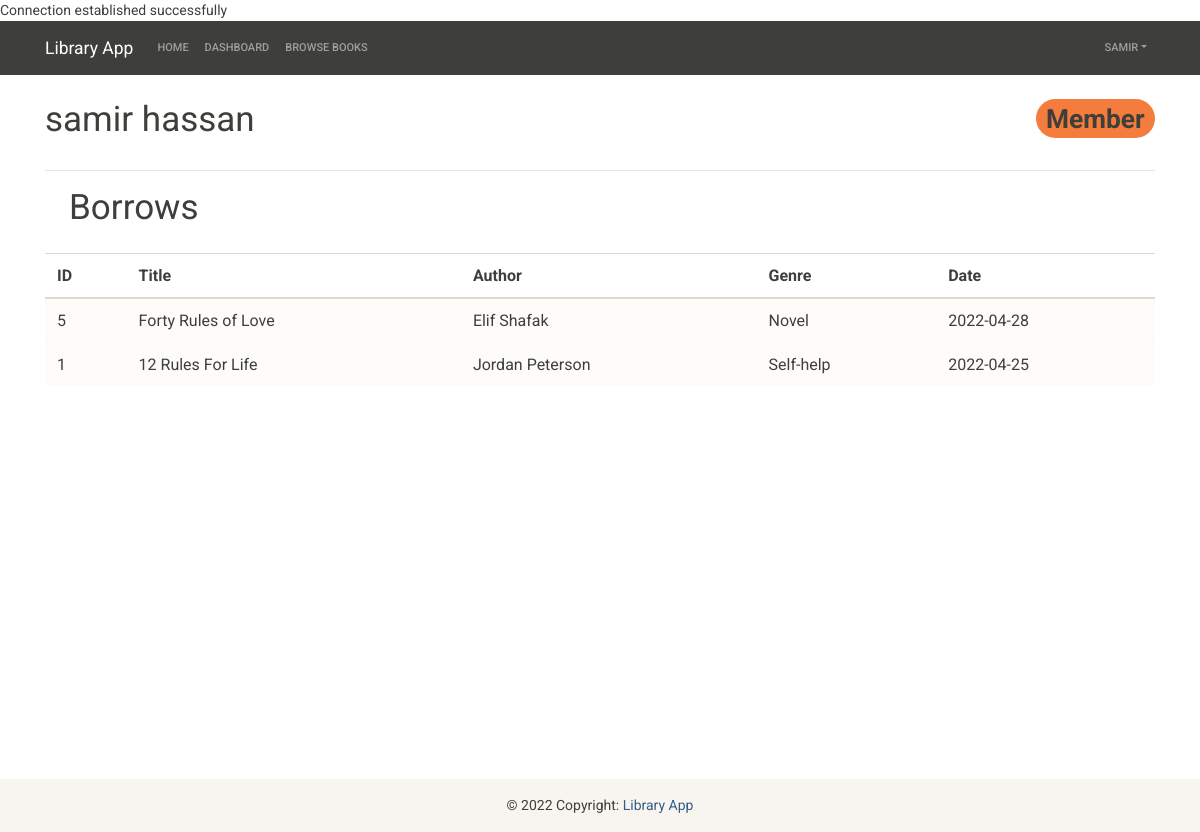
Page /customer-dashboard.php (signed in) on the committed database.
### tables this page shows
CREATE TABLE `borrowing` (
  `id` int(11) NOT NULL,
  `user_id` int(11) NOT NULL,
  `book_id` int(11) NOT NULL,
  `date` datetime NOT NULL
);

CREATE TABLE `book` (
  `id` int(11) NOT NULL,
  `title` varchar(255) NOT NULL,
  `author_id` int(11) NOT NULL,
  `genre_id` int(11) NOT NULL,
  `image_url` varchar(255) NOT NULL,
  `description` varchar(255) DEFAULT NULL
);

CREATE TABLE `author` (
  `id` int(11) NOT NULL,
  `name` varchar(255) NOT NULL,
  `wiki_page` varchar(255) DEFAULT NULL
);

CREATE TABLE `genre` (
  `id` int(11) NOT NULL,
  `name` varchar(255) NOT NULL
);

### customer-dashboard.php (the view, shortened to what this page needs)
<?php
  include_once('connection.php');
  require_once 'customer_auth.php'; ?>
<!DOCTYPE html>
<html lang="en">
<head>
    <link rel="stylesheet" href="https://bootswatch.com/4/sandstone/bootstrap.min.css">
</head>
<body>
<?php include('nav.php') ?>
<div class="container mb-5" style="min-height: 79vh;">
  <h1 class="my-4 d-flex justify-content-between">
    <?php echo $_SESSION['fname'] . ' ' . $_SESSION['lname']; ?>
    <span class="lm-5 mb-2 lg-sm badge rounded-pill bg-warning">Member</span>
  </h1>
  <hr>
  <?php
  $borrowing_query = "SELECT * FROM borrowing WHERE user_id='{$_SESSION["id"]}'";
  $borrowing_query_result = mysqli_query($link, $borrowing_query);
?>
  <h1 class="mb-4 ml-4">Borrows</h1>
      <table class="table table-hover" id="table2">
        <thead>
          <tr class="header">
            <th scope="col">ID</th>
            <th scope="col">Title</th>
            <th scope="col">Author</th>
            <th scope="col">Genre</th>
            <th scope="col">Date</th>
          </tr>
        </thead>
        <tbody class="items">
        <?php
        if ($borrowing_query_result->num_rows > 0) {
          while($borrowing_result = $borrowing_query_result->fetch_assoc()) {
            $books_query = "SELECT * FROM book WHERE id='{$borrowing_result["book_id"]}'";
            $books_query_result = mysqli_query($link, $books_query);
            $books_result = mysqli_fetch_array($books_query_result);
            $genre_query = "SELECT * FROM genre WHERE id='{$books_result["genre_id"]}'";
            $genre_result = mysqli_query($link, $genre_query);
            $genre_row = mysqli_fetch_array($genre_result);
            $author_query = "SELECT * FROM author WHERE id='{$books_result["author_id"]}'";
            $author_result = mysqli_query($link, $author_query);
            $author_row = mysqli_fetch_array($author_result);
            $author = $author_row['name'];
            $genre = $genre_row['name'];
          ?>
          <tr class="table-light">
            <td class="row-data"> <?php echo $books_result["id"] ?> </td>
            <td class="row-data"> <?php echo $books_result["title"] ?> </td>
            <td class="row-data"> <?php echo $author ?> </td>
            <td class="row-data"> <?php echo $genre ?> </td>
            <td class="row-data"> <?php echo date('Y-m-d', strtotime($borrowing_result["date"])) ?> </td>
          </tr>
        <?php } ?>
      <?php } ?>
        </tbody>
      </table>
</div>
<?php include('footer.php'); ?>
</body>
</html>

### rows in the picture
borrowing: book "5", book.title "Forty Rules of Love", author.name "Elif Shafak", genre.name "Novel", date "2022-04-28"
borrowing: book "1", book.title "12 Rules For Life", author.name "Jordan Peterson", genre.name "Self-help", date "2022-04-25"

### other values in the picture
$_SESSION['fname'] "SAMIR"
$_SESSION['fname'] "samir"
$_SESSION['lname'] "hassan"
